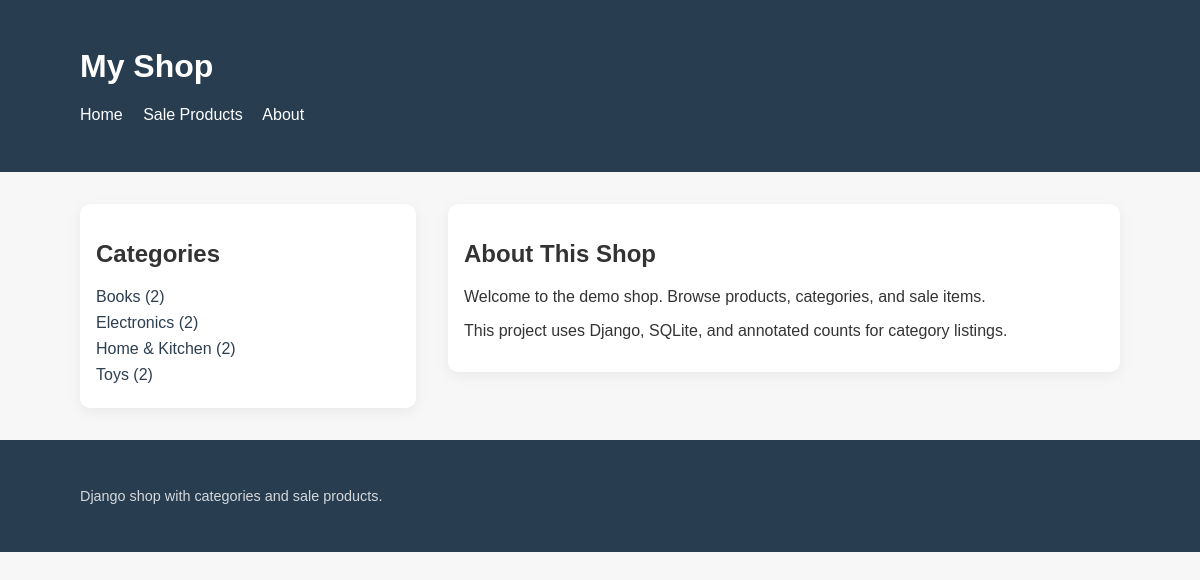
The page /about/ on the database its author committed.
### store/models.py (models this page shows, shortened)
class Category(models.Model):
    name = models.CharField(max_length=100, unique=True)
    slug = models.SlugField(max_length=120, unique=True)
    class Meta:
        verbose_name_plural = 'Categories'
        ordering = ['name']
    def get_absolute_url(self):
        return reverse('store:category_detail', args=[self.slug])

### store/views.py (the view)
# urls.py: path('about/', views.about, name='about'),
def about(request):
    categories = Category.objects.annotate(product_count=Count('products')).filter(product_count__gt=0)
    return render(request, 'store/about.html', {
        'categories': categories,
    })

### store/templates/store/about.html
{% extends 'store/base.html' %} {% block content %}
<div class="grid" style="grid-template-columns: 1fr 2fr; gap: 2rem">
  <aside class="card">
    <h2>Categories</h2>
    <ul class="category-list">
      {% for category in categories %}
      <li>
        <a href="{{ category.get_absolute_url }}"
          >{{ category.name }} ({{ category.product_count }})</a
        >
      </li>
      {% empty %}
      <li>No categories available.</li>
      {% endfor %}
    </ul>
  </aside>
  <main>
    <div class="card">
      <h2>About This Shop</h2>
      <p>
        Welcome to the demo shop. Browse products, categories, and sale items.
      </p>
      <p>
        This project uses Django, SQLite, and annotated counts for category
        listings.
      </p>
    </div>
  </main>
</div>
{% endblock %}

### store/templates/store/base.html (style rules this page uses)
body { font-family: Arial, sans-serif; margin: 0; padding: 0; background: #f7f7f7; color: #333; }
.grid { display: grid; gap: 1rem; }
.card { background: #fff; border-radius: 10px; padding: 1rem; box-shadow: 0 4px 14px rgba(0, 0, 0, 0.06); }
.category-list { list-style: none; padding: 0; margin: 0; }
.category-list li { margin-bottom: 0.5rem; }
.category-list a { text-decoration: none; color: #2c3e50; }

### rows shown on the page
Category: name "Books", product_count "2"
Category: name "Electronics", product_count "2"
Category: name "Home & Kitchen", product_count "2"
Category: name "Toys", product_count "2"
